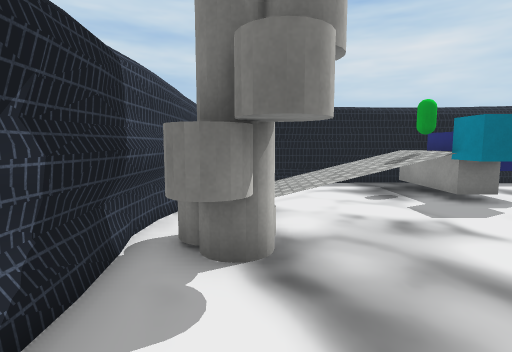
View 1 (above)

19 first-person views from a walk through a Unity game level. The camera is 1.4 m above the floor, tilts 6° down and sees 80° across. The floor is counted in squares, 1 m on a side. Each view is taken from the middle of a square. On the plan, view 1 faces up. The plan holds only what a view shows up to about 14 squares ahead; the rest is blank. The place goes on beyond the plan. The player is left out. Some surface patterns are stand-ins.

View 2
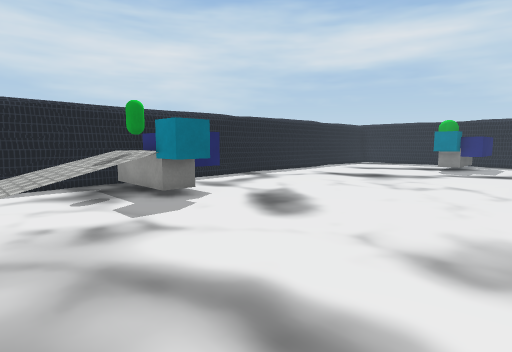

View 3
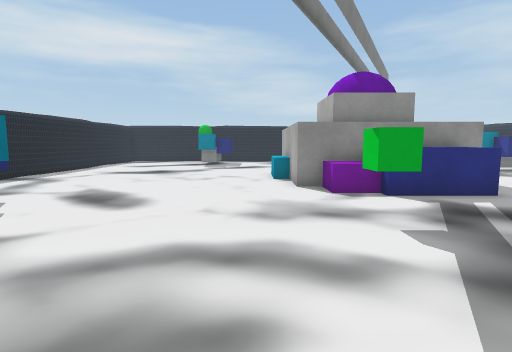

View 4
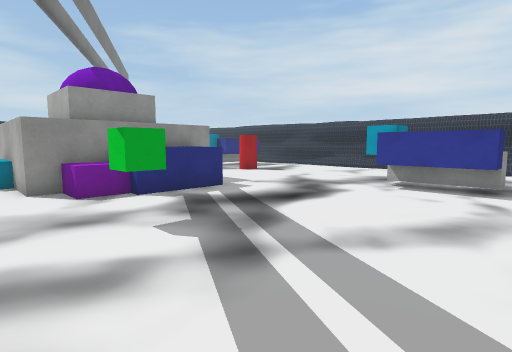

View 5
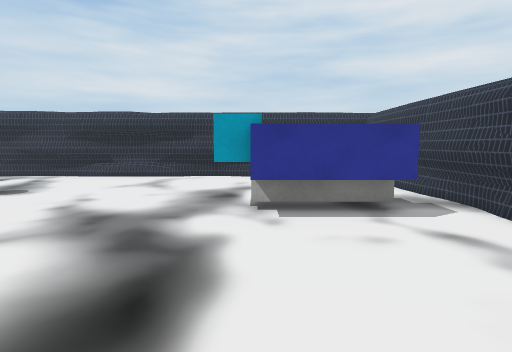

View 6
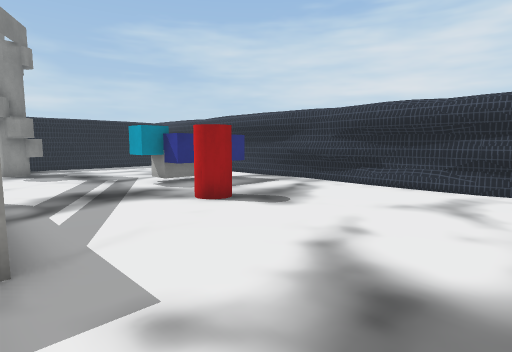

View 7
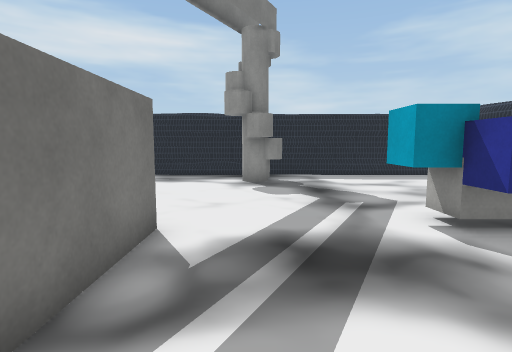

View 8
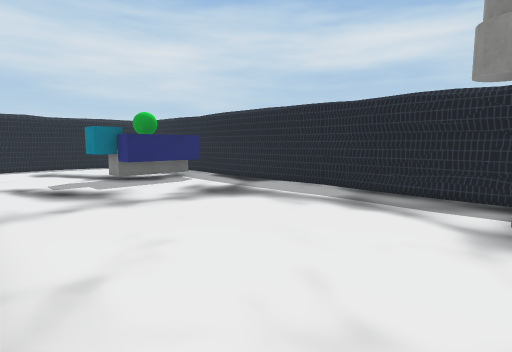

View 9
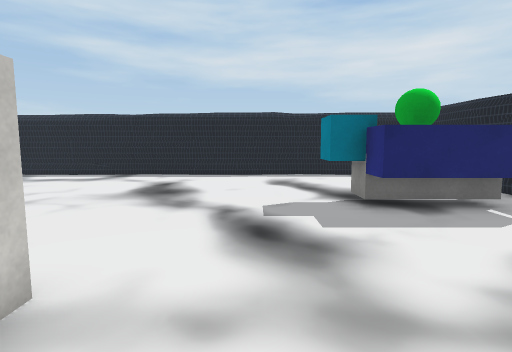

View 10
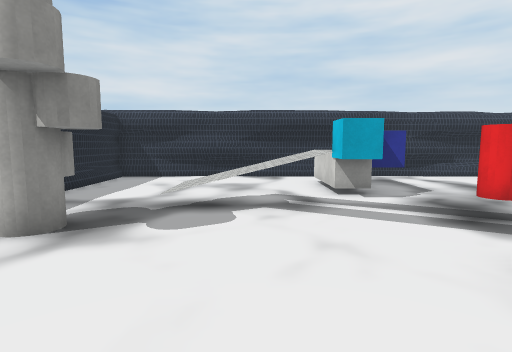

View 11
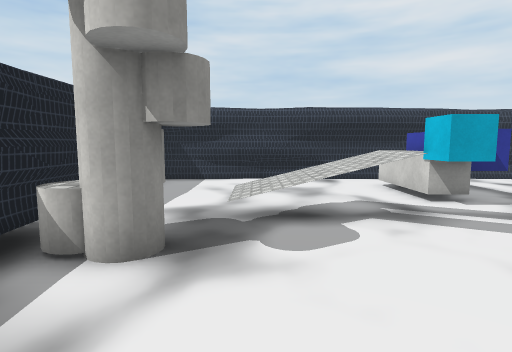

View 12
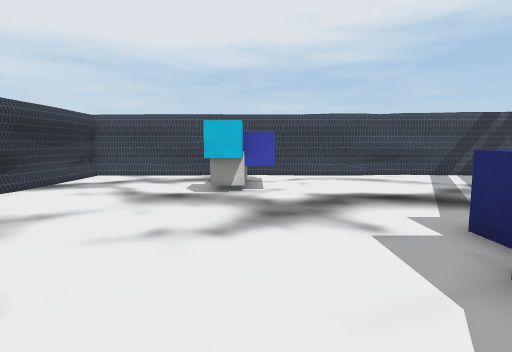

View 13
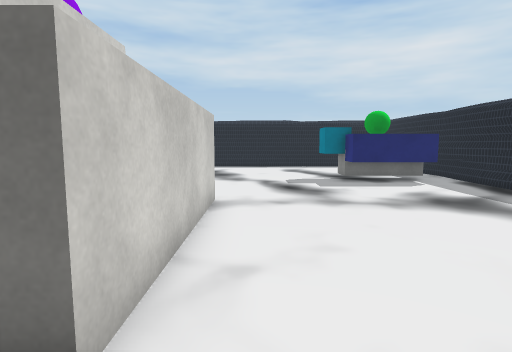

View 14
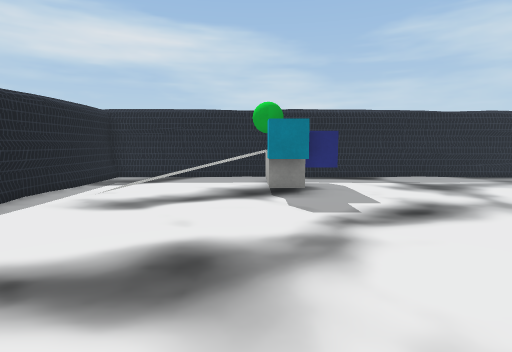

View 15
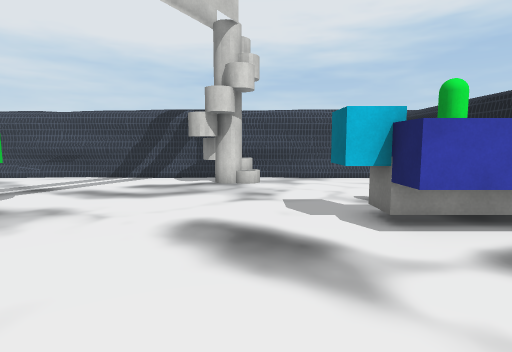

View 16
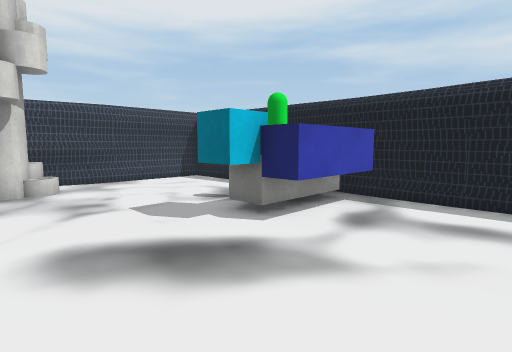

View 17
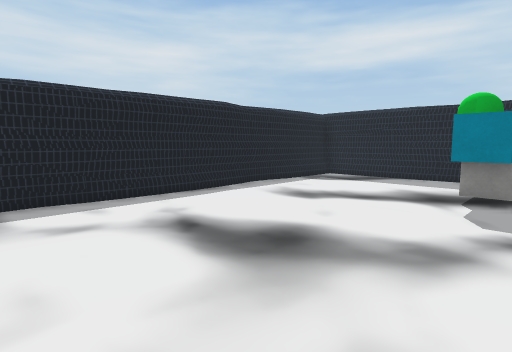

View 18
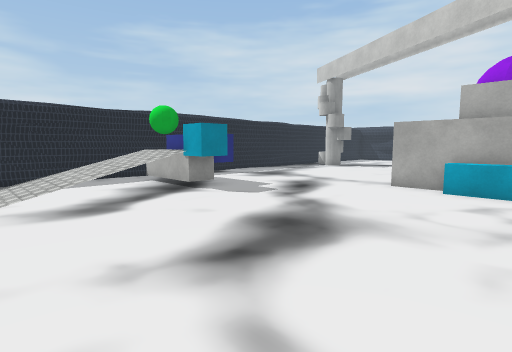

View 19
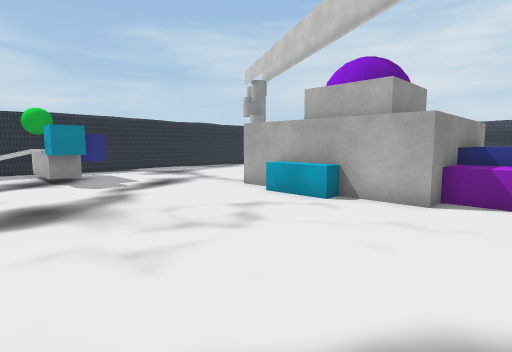

### Floor plan
Key: @ floor where view 1 was taken; # wall or solid block; . main floor; : floor 1.25 m higher than the main floor; / step, stairs or slope; = window, fence, low wall or low ledge; ^ raised ledge; O other object.
Columns run from 2 left of view 1 to 24 right of it. Each row starts with its distance up from view 1.
 11 ###########################
 10 #..////:##................#
  9 #..////O##............///.#
  8 #..////:##............///.#
  7 #......OO.............///.#
  6 #.....................///.#
  5 # O..................O/O/.#
  4 #O#..................OOO^.#
  3 #OO...................###.#
  2 #.........................#
  1 #.........................#
  0 #.@........##OOO##........#
 -1 #.....O...O#     #........#
 -2 #.....O...O#     #........#
 -3 #........^O#     #........#
 -4 #........^^#     #........#
 -5 #........^^#     #........#
 -6 #..........#  ####........#
 -7 #.........................#
 -8 #......................OOO#
 -9 #.^^##..................O.#
-10 #.=  OO...................#
-11 #./  /.......OO.#OO.......#
-12 #./  /..........#^:////...#
-13 #.////..........#^:////...#
-14 #.////..........#^:////...#
-15 #.........................#
-16 ###########################

Where each view was taken, in squares from view 1:
view 1: 0 up, 0 right, facing up
view 2: 0 up, 1 right, facing up-right
view 3: 1 up, 1 left, facing right
view 4: 1 up, 1 left, facing down-right
view 5: 3 down, 3 right, facing down
view 6: 6 down, 5 right, facing down-right
view 7: 8 down, 10 right, facing right
view 8: 8 down, 15 right, facing up-right
view 9: 3 down, 17 right, facing up
view 10: 3 down, 18 right, facing down
view 11: 4 down, 20 right, facing down
view 12: 9 down, 12 right, facing left
view 13: 8 down, 16 right, facing up
view 14: 5 up, 11 right, facing right
view 15: 5 up, 11 right, facing left
view 16: 3 up, 10 right, facing up-left
view 17: 3 up, 11 right, facing up-right
view 18: 10 up, 11 right, facing down-right
view 19: 7 up, 7 right, facing down-right
